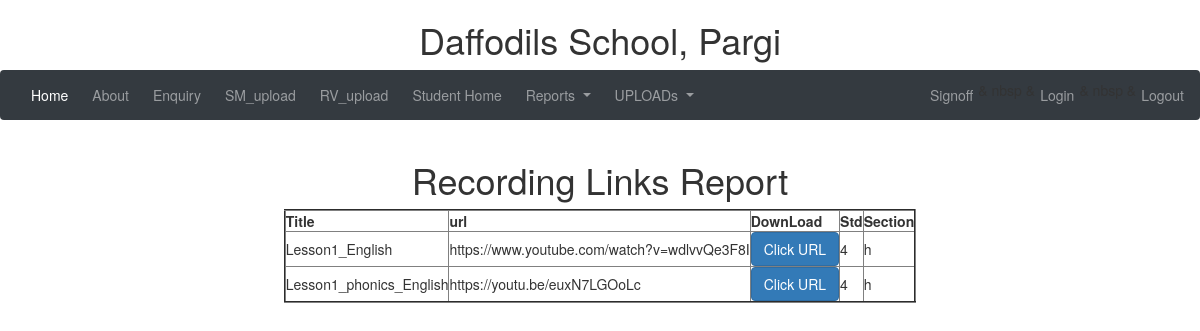
Screenshot of /rlreport/ (signed in) with the database file from the repository.
### testapp/models.py (models this page shows)
class Rlink_upload(models.Model):
    title=models.CharField(max_length=40)
    subject=models.CharField(max_length=20)
    std=models.IntegerField()
    sec=models.CharField(max_length=1)
    url=EmbedVideoField()

### testapp/views.py (the view)
# urls.py: path('rlreport/', views.Rlink_report_view),
@login_required
def Rlink_report_view(request):
    areports=Rlink_upload.objects.all()
    return render(request,'testapp/r_results.html',{'areports':areports,'title':'Recording Links Report'})

### templates/testapp/r_results.html
{%extends 'testapp/base.html' %}
{%load static%}
{%load embed_video_tags%}
{%block child_block%}
<link rel="stylesheet" href="{%static "css/home_c.css"%}">
<div class="container" align="center">
  <h1>{{title}}</h1>
    {%if areports %}
    <table border="2">
      <thead>
        <th>Title</th>
        <th>url</th>
        <th>DownLoad</th>
        <th>Std</th>
        <th>Section</th>
      </thead>
      {%for areport in areports%}
      <tr>
        <td>{{areport.title}}</td>
        <td>{%if areport.url %}{{areport.url}} {%endif%}</td>
        <td>{%if areport.url %} <a href="{{areport.url}}" class="btn btn-primary " target="_blank" onclick=""> Click URL</a> {%endif%}</td>
        <td>{{areport.std}}</td>
        <td>{{areport.sec}}</td>
      </tr>
      {%endfor%}
    </table>
    {%else%}
    <h1>No report records</h1>
    {%endif%}
</div>
{%endblock%}

### static/css/home.css (style rules this page uses)
body { background: url(https://images.unsplash.com/photo-1566835745069-cebca4b64ce3?ixlib=rb-1.2.1&ixid=eyJhcHBfaWQiOjEyMDd9&auto=format&fit=crop&w=500&q=60); background-repeat: no-repeat; background-size: cover; }

### static/css/home_c.css (style rules this page uses)
body { background: url(https://images.unsplash.com/photo-1593291619431-271d4391ded1?ixlib=rb-1.2.1&ixid=eyJhcHBfaWQiOjEyMDd9&auto=format&fit=crop&w=500&q=60); background-repeat: no-repeat; background-size: cover; }

### rows the page displays
Rlink_upload: title "Lesson1_English", url "https://www.youtube.com/watch?v=wdlvvQe3F8I", std "4", sec "h"
Rlink_upload: title "Lesson1_phonics_English", url "https://youtu.be/euxN7LGOoLc", std "4", sec "h"

### other values shown
{{ title }} "Recording Links Report"
